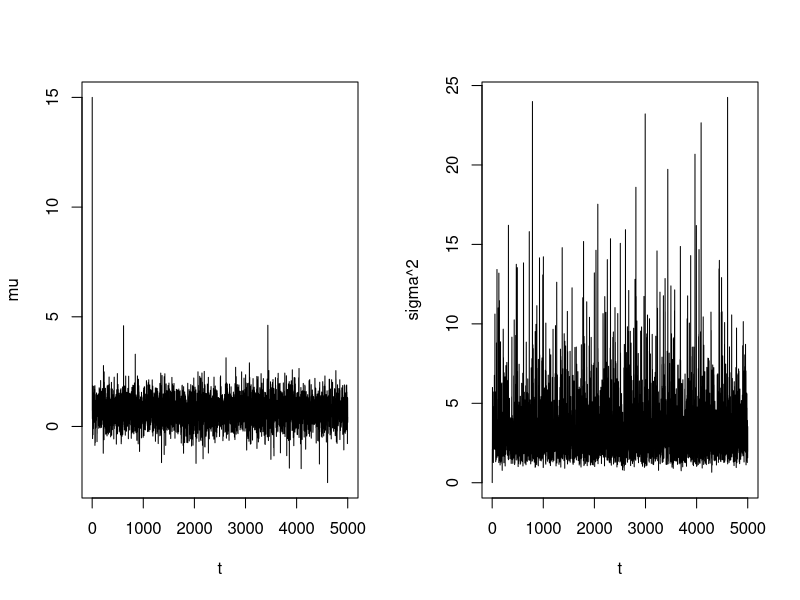
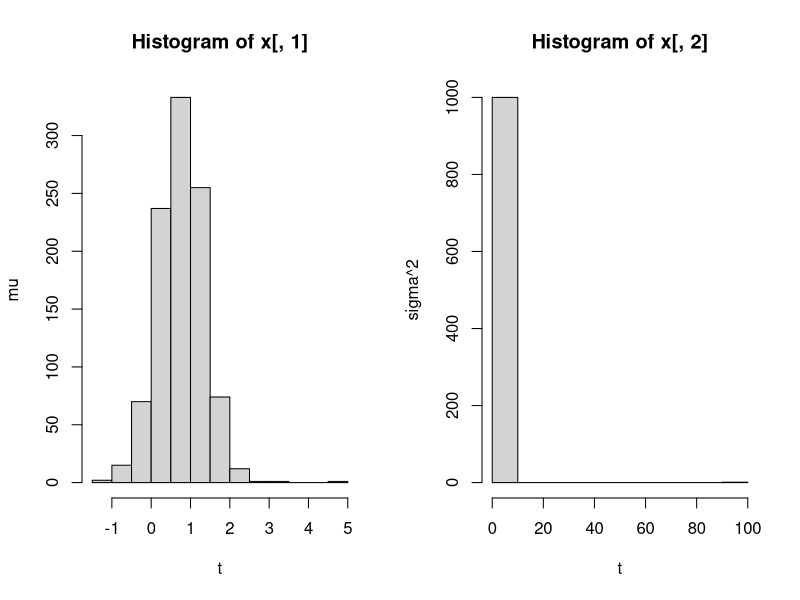
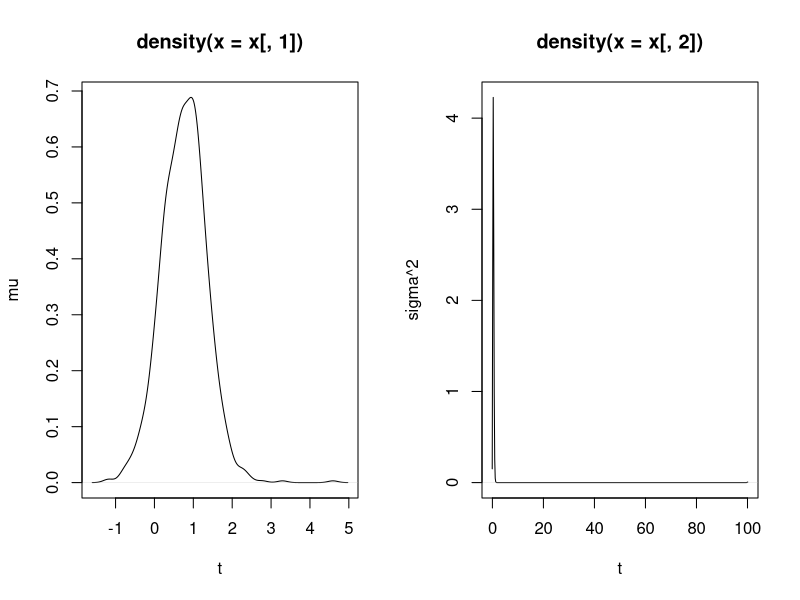

Write R code to recreate these figures, in order. (Note: this script raises an error after producing the figures.)
# Exercise 1
# Uninformative priors
# Test 100 / 1000 / 5000 iterations

set.seed(12345)
gibbs1 = function(iters,y,mu=0,tau=1){
  alpha0 = 0.00001
  beta0 =  0.00001
  mu0 = 0.0
  tau0 = 0.00316
  x <-array(0,c(iters+1,2))
  x[1,1] = mu
  x[1,2] = tau
  n = length(y)
  ybar = mean(y)
  for(t in 2:(iters+1)){
    x[t,1] = rnorm(1,(n*ybar*x[t-1,2] + mu0*tau0)/
                     (n*x[t-1,2]+tau0), sqrt(1/(n*x[t-1,2]+tau0)))
    sn = sum((y-x[t,1])^2)
    x[t,2] = rgamma(1,alpha0+n/2)/(beta0+sn/2)
  }
  par(mfrow=c(1,2))
  plot(1:length(x[,1]),x[,1],type='l',lty=1,xlab='t',ylab='mu')
  plot(1:length(x[,2]),1/x[,2],type='l',lty=1,xlab='t',ylab='sigma^2')
}

y = rnorm(10,1,2)

output = gibbs1(5000,y,15,100)
###################################################################################

# Exercise 2 / 3
# Uninformative priors as before
# Mean, var, histograms
# Test 100 / 1000 / 5000 iterations
# Proper Priors

library(coda)

set.seed(12345)
gibbs1_MCMC = function(iters,y,mu=0.0,tau=1){
  alpha0 = 0.00001
  beta0 =  0.00001
  mu0 = 0.0
  tau0 = 0.00316
  x <-array(0,c(iters+1,2))
  x[1,1] = mu
  x[1,2] = tau
  n = length(y)
  ybar = mean(y)
  for(t in 2:(iters+1)){
    x[t,1] = rnorm(1,(n*ybar*x[t-1,2] + mu0*tau0)/
                     (n*x[t-1,2]+tau0), sqrt(1/(n*x[t-1,2]+tau0)))
    sn = sum((y-x[t,1])^2)
    x[t,2] = rgamma(1,alpha0+n/2)/(beta0+sn/2)
  }
  par(mfrow=c(1,2))
  hist(x[,1], xlab='t', ylab='mu')
  hist(x[,2],xlab='t', ylab='sigma^2')
  plot(density(x[,1]),xlab='t', ylab='mu')
  plot(density(x[,2]),xlab='t', ylab='sigma^2')
  print(mean(x[,1]))
  print(var(x[,1]))
  print(mean(x[,2]))
  print(var(x[,2]))
  print(sum(x[,1]>1.5))
  print(sum(x[,2]>2.5))
  print(summary(x[,1]))
  print(summary(x[,2]))
}

y = rnorm(10,1,2)
 
output = gibbs1_MCMC(1000,y,0,100)
summary(output)
plot(output)
############################################################################

# Exercise 4 - 6

data("lynx")
lynx<-as.ts(lynx)

trueA <- 5
trueC <- 0
trueTau <- 10
sampleSize <- 1000

# create independent x-values 
x <- lynx
# create dependent values according to y = ax + b + N(0,sd)
y <-  trueC + (trueA * x(t-1)) + rnorm(trueTau, alpha, beta)

plot(x,y, main="Test Data")

#################################################################
likelihood <- function(param){
  a = param[1]
  c = param[2]
  tau = param[3]
  
  pred = c+a*x + rnorm(tau, alpha, beta)
  singlelikelihoods = dnorm(y, mean = pred, sd = tau, log = T)
  sumll = sum(singlelikelihoods)
  return(sumll)   
}

##################################################################
# Prior distribution
prior <- function(param){
  a = param[1]
  c = param[2]
  tau = param[3]
  aprior = dnorm(a, tau = 0.001, log = T)
  cprior = dnorm(c, tau = 0.001, log = T)
  tauprior = dgamma(tau, alpha=0.01, beta=0.01, log = T)
  return(aprior+cprior+tauprior)
}

posterior <- function(param){
  return (likelihood(param) + prior(param))
}

######## Metropolis algorithm ################

proposalfunction <- function(param){
  return(rnorm(3,mean = param))
}

run_metropolis_MCMC <- function(startvalue, iterations){
  chain = array(dim = c(iterations+1,3))
  chain[1,] = startvalue
  for (i in 1:iterations){
    proposal = proposalfunction(chain[i,])
    
    probab = exp(posterior(proposal) - posterior(chain[i,]))
    if (runif(1) < probab){
      chain[i+1,] = proposal
    }else{
      chain[i+1,] = chain[i,]
    }
  }
  return(mcmc(chain))
}

startvalue = c(0,0,0)
chain = run_metropolis_MCMC(startvalue, 1000)

burnIn = 100
acceptance = 1-mean(duplicated(chain[-(1:burnIn),]))

### Summary: #######################

par(mfrow = c(2,3))
hist(chain[-(1:burnIn),1],nclass=30, , main="Posterior of a", xlab="True value = red line" )
abline(v = mean(chain[-(1:burnIn),1]), col="blue")
abline(v = trueA, col="red" )
hist(chain[-(1:burnIn),2],nclass=30, main="Posterior of c", xlab="True value = red line")
abline(v = mean(chain[-(1:burnIn),2]), col="blue")
abline(v = trueC, col="red" )
hist(chain[-(1:burnIn),3],nclass=30, main="Posterior of tau", xlab="True value = red line")
abline(v = mean(chain[-(1:burnIn),3]), col="blue" )
abline(v = trueTau, col="red" )
plot(chain[-(1:burnIn),1], type = "l", xlab="True value = red line" , main = "Chain values of a", )
abline(h = trueA, col="red" )
plot(chain[-(1:burnIn),2], type = "l", xlab="True value = red line" , main = "Chain values of c", )
abline(h = trueC, col="red" )
plot(chain[-(1:burnIn),3], type = "l", xlab="True value = red line" , main = "Chain values of tau", )
abline(h = trueTau, col="red" )

mean(chain)
var(chain)
summary(chain)
plot(chain)